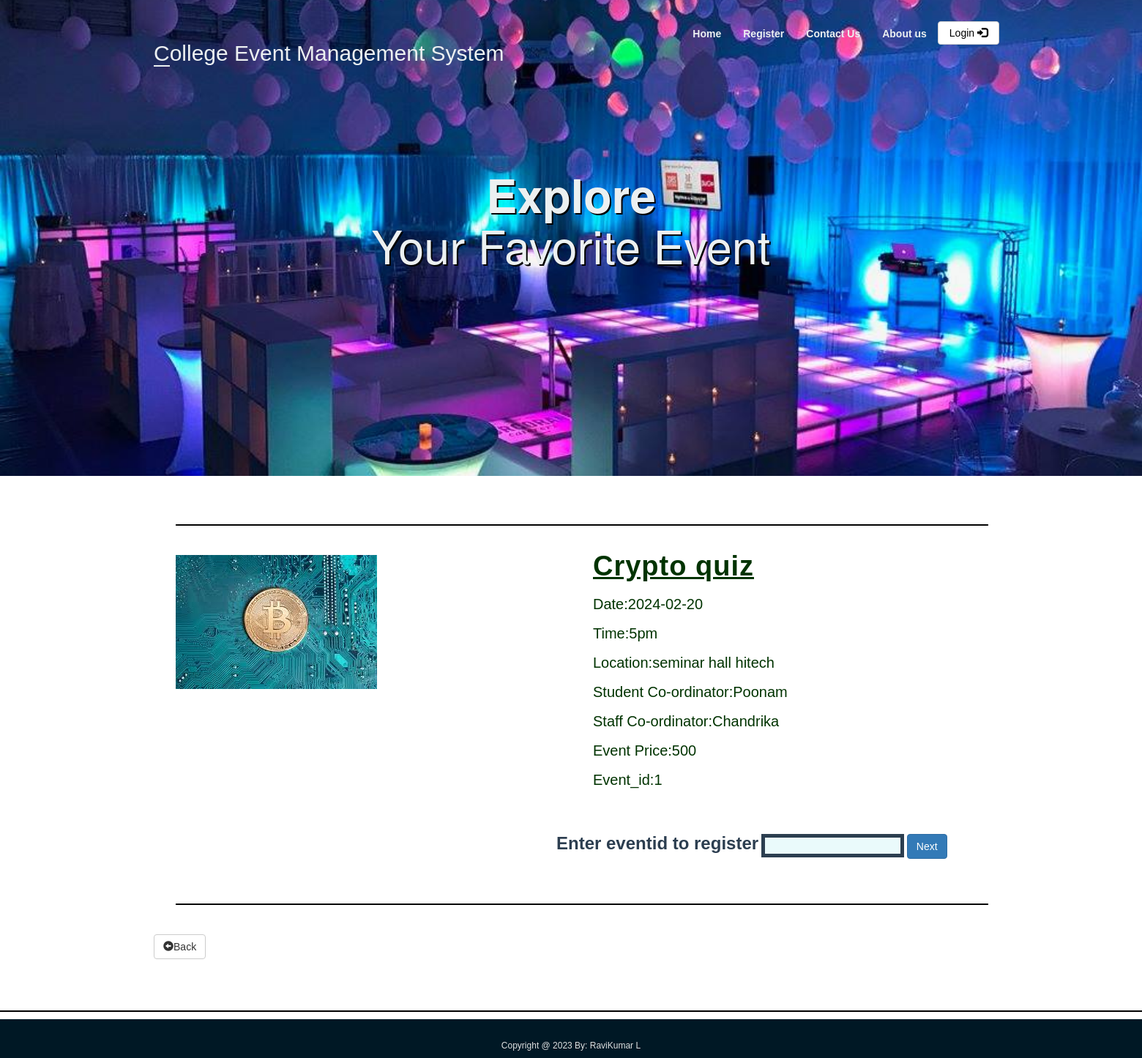
The page /viewEvent.php?id=1 on the database its author committed.
### tables this page shows
CREATE TABLE `events` (
  `event_id` int(11) NOT NULL,
  `event_title` varchar(50) NOT NULL,
  `event_price` int(11) DEFAULT NULL,
  `participents` int(100) DEFAULT 0,
  `img_link` text DEFAULT NULL,
  `type_id` int(11) DEFAULT NULL
);

CREATE TABLE `event_info` (
  `event_id` int(10) NOT NULL,
  `Date` date DEFAULT NULL,
  `time` varchar(20) NOT NULL,
  `location` varchar(300) NOT NULL
);

CREATE TABLE `student_coordinator` (
  `sid` int(11) NOT NULL,
  `st_name` varchar(100) NOT NULL,
  `phone` varchar(10) DEFAULT NULL,
  `event_id` int(11) DEFAULT NULL
);

CREATE TABLE `staff_coordinator` (
  `stid` int(11) NOT NULL,
  `name` varchar(100) NOT NULL,
  `phone` varchar(10) DEFAULT NULL,
  `event_id` int(11) DEFAULT NULL
);

### events.php (the view)
<div class="container">
<div class="col-md-12">
<hr>
</div>
<div class="row">
<section>
<div class="container">
<div class="col-md-6">
<img src=" <?php echo $row['img_link'];?>" class="img-responsive">
</div>
<div class="subcontent col-md-6">
<h1 style="color:#003300 ; font-size:38px ;" ><u><strong><?php echo '<td>' . $row['event_title'] .
'</td>';?></strong></u></h1>
<p style="color:#003300 ;font-size:20px ">
<?php
echo 'Date:' . $row['Date'] .'<br>';
echo 'Time:' . $row['time'] .'<br>';
echo 'Location:' . $row['location'] .'<br>';
echo 'Student Co-ordinator:' . $row['st_name'] .'<br>';
echo 'Staff Co-ordinator:' . $row['name'] .'<br>';
echo 'Event Price:' . $row['event_price'].'<br>' ;
echo 'Event_id:' . $row['event_id'].'<br>' ;
?>
</p>
<br><br>
</div>
</div>
</section>
</div>
</div>

### viewEvent.php (shortened to what this page needs)
<?php
require 'classes/db1.php';
if (isset($_GET['id'])) {
    $id = $_GET['id'];
    $result = mysqli_query($conn, "SELECT * FROM events, event_info ef, student_coordinator s, staff_coordinator st WHERE type_id = $id and ef.event_id = events.event_id and s.event_id = events.event_id and st.event_id = events.event_id");
}
?>
<!DOCTYPE html>
<html>
<head>
    <?php require 'utils/styles.php'; ?>
</head>
<body>
    <?php require 'utils/header.php'; ?>
    <div class="content">
        <div class="container">
            <div class="col-md-12"></div>
            <?php
            if (isset($result) && mysqli_num_rows($result) > 0) {
                while ($row = mysqli_fetch_array($result)) {
                    include 'events.php';
                }
            }
            ?>
            <html>
            <body>
                <div style="position:relative; left:550px;">
                    <form action="register.php" method="get">
                        <label style="font-size:24px;">Enter eventid to register</label>
                        <input type="number" name="varname" style="border:5px solid;background-color:#eafafb;" required>
                        <button type="submit" class="btn btn-primary">Next</button>
                    </form>
                </div>
                <br>
            </body>
            </html>
            <div class="container">
                <div class="col-md-12">
                    <hr>
                </div>
            </div>
            <a class="btn btn-default" href="index.php"><span class="glyphicon glyphicon-circle-arrow-left"></span>Back</a>
        </div>
    </div>
    <?php require 'utils/footer.php'; ?>
</body>
</html>

### css/style.css (style rules this page uses)
body { overflow-x: hidden; }
hr { border-top: 2px solid black; margin-top: 40px; margin-bottom: 40px; }
.subcontent > h1 { margin-top: -5px; color: #2C3E50; letter-spacing: 1px; }
.subcontent > p { color: #7F8C8D; line-height: 2; }
.content { font-family: Arial, Helvetica, sans-serif; color: #2C3E50; }

### rows shown on the page
events: event_title "Crypto quiz", event_info.Date "2024-02-20", event_info.time "5pm", event_info.location "seminar hall hitech", student_coordinator.st_name "Poonam", staff_coordinator.name "Chandrika", event_price "500", staff_coordinator.event_id "1"
